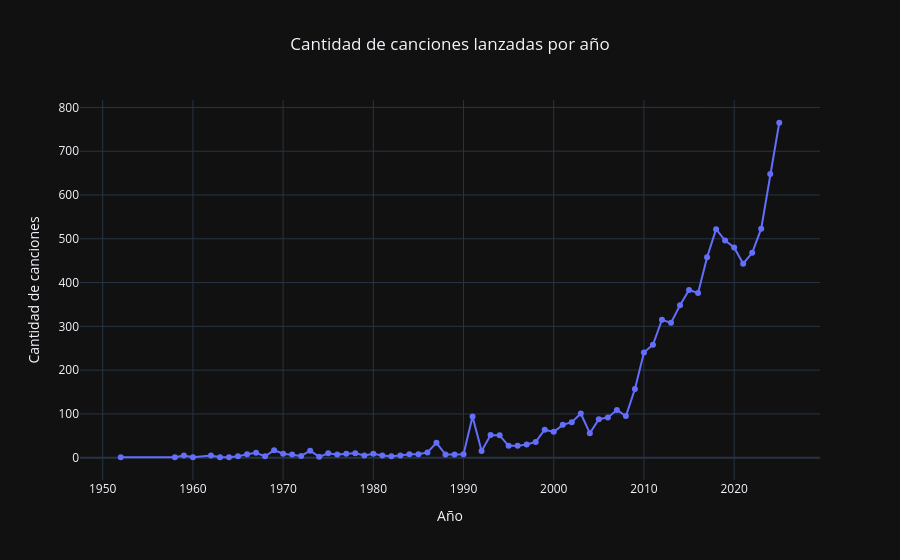

Notebook code cell kept with this figure:
### Markdown cell above
### 4.3 ¿Cómo evolucionó la producción musical en Spotify a lo largo del tiempo?

Se analiza la cantidad de canciones lanzadas por año desde 2009 hasta 2025.

### Code cell
# C.2. Series de tiempo
# Se realizará una serie temporal de la evolución en la creación de nuevas canciones a lo largo del tiempo
# Se utilizará la variable 'year' creada anteriormente.

# Contar canciones por año
df_year_count = df.groupby('year').size().reset_index(name='count')

fig = px.line(
    df_year_count,
    x='year',
    y='count',
    title='Cantidad de canciones lanzadas por año',
    labels={'year':'Año', 'count':'Cantidad de canciones'},
    markers=True,
    template='plotly_dark'
)

fig.update_layout(title_x=0.5)
fig.show()
fig.write_image("canciones_por_ano.png")

### Figure 1 — Plotly figure (JSON) as saved in the notebook; plotly's stock layout.template omitted (floating-point values rounded to 4 significant figures)
{"data": [{"hovertemplate": "Año=%{x}<br>Cantidad de canciones=%{y}<extra></extra>", "legendgroup": "", "line": {"color": "#636efa", "dash": "solid"}, "marker": {"symbol": "circle"}, "mode": "lines+markers", "name": "", "orientation": "v", "showlegend": false, "type": "scatter", "x": [1952, 1958, 1959, 1960, 1962, 1963, 1964, 1965, 1966, 1967, 1968, 1969, 1970, 1971, 1972, 1973, 1974, 1975, 1976, 1977, 1978, 1979, 1980, 1981, 1982, 1983, 1984, 1985, 1986, 1987, 1988, 1989, 1990, 1991, 1992, 1993, 1994, 1995, 1996, 1997, 1998, 1999, 2000, 2001, 2002, 2003, 2004, 2005, 2006, 2007, 2008, 2009, 2010, 2011, 2012, 2013, 2014, 2015, 2016, 2017, 2018, 2019, 2020, 2021, 2022, 2023, 2024, 2025], "xaxis": "x", "y": [1, 1, 5, 1, 5, 1, 1, 3, 8, 11, 3, 17, 9, 7, 4, 16, 2, 10, 7, 9, 10, 5, 9, 5, 3, 5, 8, 8, 12, 34, 7, 7, 8, 94, 15, 52, 51, 27, 27, 30, 36, 64, 59, 75, 81, 101, 56, 88, 92, 109, 95, 157, 240, 258, 315, 308, 348, 383, 376, 458, 522, 496, 480, 443, 468, 523, 648, 765], "yaxis": "y"}], "layout": {"legend": {"tracegroupgap": 0}, "title": {"text": "Cantidad de canciones lanzadas por año", "x": 0.5}, "xaxis": {"anchor": "y", "domain": [0, 1], "title": {"text": "Año"}}, "yaxis": {"anchor": "x", "domain": [0, 1], "title": {"text": "Cantidad de canciones"}}}}
